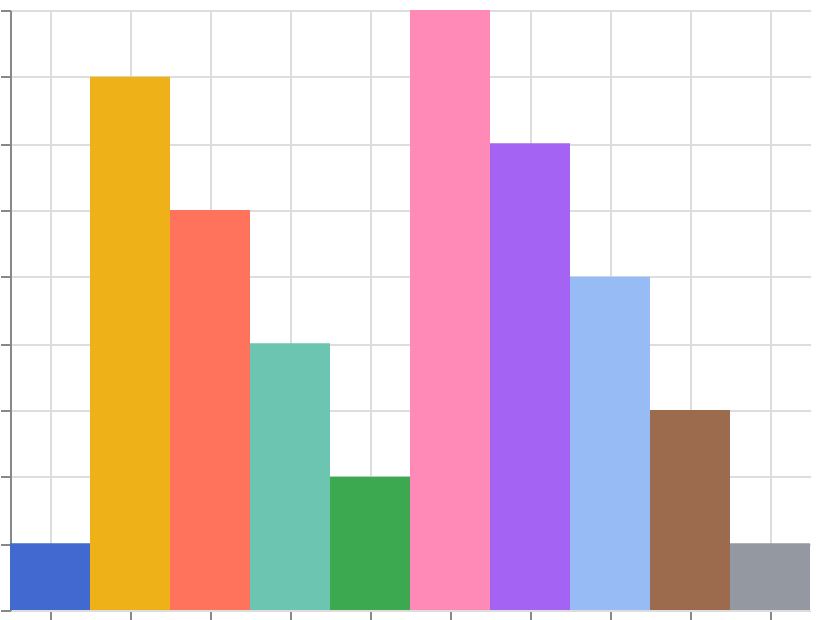

Express this chart as Vega-Lite.
### Vega specification from a JSON file in a GitHub repository (floating-point values rounded to 4 significant figures)
{"$schema": "https://vega.github.io/schema/vega/v6.json", "width": 400, "height": 300, "padding": 5, "autosize": "none", "data": [{"name": "table", "values": [{"cat": "A", "val": 1}, {"cat": "B", "val": 8}, {"cat": "C", "val": 6}, {"cat": "D", "val": 4}, {"cat": "E", "val": 2}, {"cat": "F", "val": 9}, {"cat": "G", "val": 7}, {"cat": "H", "val": 5}, {"cat": "I", "val": 3}, {"cat": "J", "val": 1}]}], "scales": [{"name": "x", "type": "band", "domain": {"data": "table", "field": "cat", "sort": true}, "range": "width"}, {"name": "y", "type": "linear", "domain": {"data": "table", "field": "val"}, "range": [{"signal": "height"}, 0], "zero": true, "nice": true}, {"name": "color", "type": "ordinal", "domain": {"data": "table", "field": "cat", "sort": true}, "range": {"scheme": "observable10"}}], "marks": [{"type": "rect", "from": {"data": "table"}, "encode": {"update": {"x": {"scale": "x", "field": "cat"}, "width": {"scale": "x", "band": 1}, "y": {"scale": "y", "field": "val"}, "y2": {"scale": "y", "value": 0}, "fill": {"scale": "color", "field": "cat"}}}}], "axes": [{"scale": "x", "orient": "bottom", "grid": true, "labels": false}, {"scale": "y", "orient": "left", "grid": true, "labels": false}], "legends": [{"fill": "color"}]}
